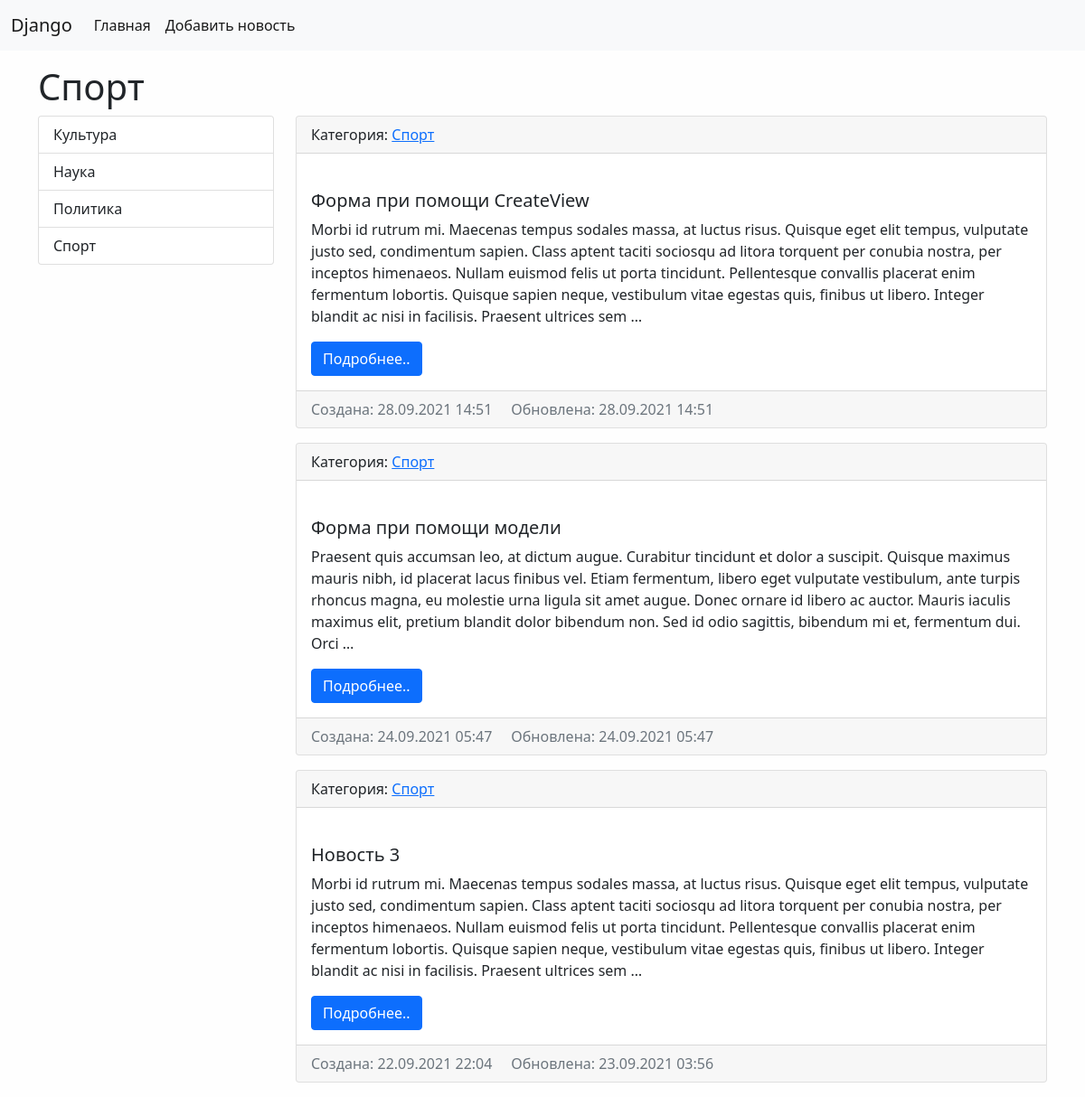
The app's page /category/2/ with its own data.
### news/models.py (models this page shows, shortened)
class Category(models.Model):
    title = models.CharField(max_length=150, db_index=True, verbose_name='Наименование')
    def get_absolute_url(self):
        return reverse_lazy('category', kwargs={"category_id":self.pk})
    def __str__(self):
        return self.title
    class Meta:
        verbose_name = 'Категория'
        verbose_name_plural = 'Категории'
        ordering = ['title']

class News(models.Model):
    title = models.CharField(max_length=150, db_index=True, verbose_name='Наименование')
    content = models.TextField(blank=True, verbose_name='Содержимое')
    created_at = models.DateTimeField(auto_now_add=True, verbose_name='Создано')
    updated_at = models.DateTimeField(auto_now=True, verbose_name='Обновлено')
    photo = models.ImageField(upload_to='photos/%Y/%m/%d/', blank=True, verbose_name='Изображение')
    category = models.ForeignKey(Category, on_delete=models.PROTECT, verbose_name='Категория', null=True)
    is_published = models.BooleanField(default=True, verbose_name='Опубликовано')
    def get_absolute_url(self):
        return reverse_lazy('view_news', kwargs={"pk":self.pk})
    class Meta:
        verbose_name ='Новость'
        verbose_name_plural = 'Новости'
        ordering = ['-created_at']

### news/views.py (the view)
# urls.py: path('category/<int:category_id>/', NewsByCategory.as_view(), name='category'),
class NewsByCategory(ListView):
    model = News
    template_name = 'news/home_news_list.html'
    context_object_name = 'news'
    def get_context_data(self, *, object_list=None, **kwargs):
        context = super().get_context_data(**kwargs)
        context['title'] = Category.objects.get(pk=self.kwargs['category_id'])
        return context
    def get_queryset(self):
        return News.objects.filter(category_id = self.kwargs['category_id'], is_published=True)

### news/templatetags/news_tags.py (called while the page is built)
@register.inclusion_tag('news/list_categories.html')
def show_categories(arg1='Hello', arg2='world'):
    categories = Category.objects.all()
    return {"categories": categories, "arg1": arg1, "arg2": arg2}

### news/templates/news/home_news_list.html (shortened to what this page needs)
{% extends 'base.html' %}
{% block news_title %}
  <h1>{{ title }}</h1>
{% endblock %}}
{% block sidebar %}
    {% include 'inc/_sidebar.html' %}
{% endblock %}
{% block content %}
    {% for item in news %}
    <div class="card mb-3">
      <div class="card-header">
        Категория: <a href="{{ item.category.get_absolute_url }}">{{ item.category }}</a>
      </div>
      <div class="card-body">
        <div class="media">
          <div class="media-body">
            <h5 class="card-title">{{ item.title }}</h5>
            <p class="card-text">{{ item.content|truncatewords:64|linebreaksbr }}</p>
            <a href="{{ item.get_absolute_url }}" class="btn btn-primary">Подробнее..</a></div>
        </div>
      </div>
      <div class="card-footer text-muted">
        <a>Создана: {{ item.created_at|date:"d.m.Y H:i" }}    </a>
        <a>Обновлена: {{ item.updated_at|date:"d.m.Y H:i" }}</a>
      </div>
    </div>
    {% empty %}
    <a>Well.. shit. No news</a>
    {% endfor %}
{% endblock %}

### news/templates/news/list_categories.html
<div class="list-group">
    {% for item in categories %}
    <a href="{{ item.get_absolute_url }}" class="list-group-item list-group-item-action">{{ item.title }}</a>
    {% endfor %}
</div>

### static/css/style.css (style rules this page uses)
body { background-color: #fefefe; }

### records on screen
Category: title "Спорт"
Category: title "Культура"
Category: title "Наука"
Category: title "Политика"
News: category "Спорт", title "Форма при помощи CreateView", content "Morbi id rutrum mi. Maecenas tempus sodales massa, at luctus risus. Quisque eget elit tempus, vulputate justo sed, condimentum sapien. Class aptent taciti sociosqu ad litora torquent per conubia nostra, per inceptos himenaeos. Nullam euismod felis ut porta tincidunt. Pellentesque convallis placerat enim fermentum lobortis. Quisque sapien neque, vestibulum vitae egestas quis, finibus ut libero. Integer blandit ac nisi in facilisis. Praesent ultrices sem …", created_at "28.09.2021 14:51", updated_at "28.09.2021 14:51"
News: category "Спорт", title "Форма при помощи модели", content "Praesent quis accumsan leo, at dictum augue. Curabitur tincidunt et dolor a suscipit. Quisque maximus mauris nibh, id placerat lacus finibus vel. Etiam fermentum, libero eget vulputate vestibulum, ante turpis rhoncus magna, eu molestie urna ligula sit amet augue. Donec ornare id libero ac auctor. Mauris iaculis maximus elit, pretium blandit dolor bibendum non. Sed id odio sagittis, bibendum mi et, fermentum dui. Orci …", created_at "24.09.2021 05:47", updated_at "24.09.2021 05:47"
News: category "Спорт", title "Новость 3", content "Morbi id rutrum mi. Maecenas tempus sodales massa, at luctus risus. Quisque eget elit tempus, vulputate justo sed, condimentum sapien. Class aptent taciti sociosqu ad litora torquent per conubia nostra, per inceptos himenaeos. Nullam euismod felis ut porta tincidunt. Pellentesque convallis placerat enim fermentum lobortis. Quisque sapien neque, vestibulum vitae egestas quis, finibus ut libero. Integer blandit ac nisi in facilisis. Praesent ultrices sem …", created_at "22.09.2021 22:04", updated_at "23.09.2021 03:56"
